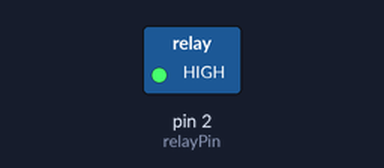
Simulated run of this sketch. Board: Arduino Uno, built with avr-gcc and run on an emulated ATmega328P. On the bench: switched loads named in the sketch (green lamp = pin HIGH).

Above: at 0.1 s.
Timing chart, 0 to 1.6 s (numbered marks = the images above):
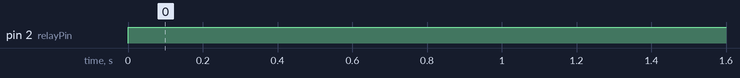

The sketch:

Hydro_Just_Pump.ino
```cpp
unsigned long pumpOnTime = 15 * 60 * 1000; // how long pump runs in milliseconds
unsigned long pumpOffTime = 15 * 60 * 1000; // how long pump "rests" in milliseconds

const byte relayPin = 2; // the pin our relay is attached to

void setup() {

pinMode(relayPin, OUTPUT); // set our relay pinmode to output

}

void loop() {

digitalWrite(relayPin, HIGH); // Pump ON
delay(pumpOnTime); // delay for pump run time
digitalWrite(relayPin, LOW); // Pump OFF
delay(pumpOffTime); // delay for pump "rest" time

}
```

Measured:
- by itself, pin 2 (relayPin): LOW → HIGH at 0.00 s
